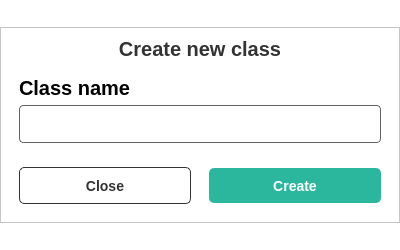
<?xml version="1.0" encoding="UTF-8"?>
<ui version="4.0">
 <class>CreateClassPopup</class>
 <widget class="QDialog" name="CreateClassPopup">
  <property name="geometry">
   <rect>
    <x>0</x>
    <y>0</y>
    <width>400</width>
    <height>250</height>
   </rect>
  </property>
  <property name="sizePolicy">
   <sizepolicy hsizetype="Preferred" vsizetype="Preferred">
    <horstretch>0</horstretch>
    <verstretch>0</verstretch>
   </sizepolicy>
  </property>
  <property name="windowTitle">
   <string>Dialog</string>
  </property>
  <property name="styleSheet">
   <string notr="true">background-color: rgb(255, 255, 255);</string>
  </property>
  <layout class="QVBoxLayout" name="verticalLayout">
   <property name="spacing">
    <number>0</number>
   </property>
   <property name="leftMargin">
    <number>0</number>
   </property>
   <property name="topMargin">
    <number>0</number>
   </property>
   <property name="rightMargin">
    <number>0</number>
   </property>
   <property name="bottomMargin">
    <number>0</number>
   </property>
   <item>
    <widget class="QFrame" name="backgroundFrame">
     <property name="sizePolicy">
      <sizepolicy hsizetype="Preferred" vsizetype="Fixed">
       <horstretch>0</horstretch>
       <verstretch>0</verstretch>
      </sizepolicy>
     </property>
     <property name="styleSheet">
      <string notr="true">#backgroundFrame {
    background-color: white;
}
QLabel {
    color: #333;
    font-family: &quot;Segoe UI&quot;;
    font-size: 20px;
    font-weight: bold;
    border: none; }

QPushButton {
                                                    height: 35px;
                                                    padding: 0 16px;
                                                    background-color: #2ab79d;
                                                    color: white;
                                                    font-size: 14px;
                                                    font-weight: 600;
                                                    border: none;
                                                    border-radius: 5px;
                                                    }

                                                    QPushButton:hover {
                                                    background-color: #159079;
                                                    }
                                                

QPushButton:pressed {
    background-color: #044d40;
}</string>
     </property>
     <property name="frameShape">
      <enum>QFrame::Shape::StyledPanel</enum>
     </property>
     <property name="frameShadow">
      <enum>QFrame::Shadow::Raised</enum>
     </property>
     <layout class="QVBoxLayout" name="verticalLayout_2">
      <item>
       <widget class="QLabel" name="label">
        <property name="sizePolicy">
         <sizepolicy hsizetype="Preferred" vsizetype="Fixed">
          <horstretch>0</horstretch>
          <verstretch>0</verstretch>
         </sizepolicy>
        </property>
        <property name="text">
         <string>Create new class</string>
        </property>
        <property name="alignment">
         <set>Qt::AlignmentFlag::AlignCenter</set>
        </property>
       </widget>
      </item>
      <item>
       <widget class="QWidget" name="widget" native="true">
        <property name="sizePolicy">
         <sizepolicy hsizetype="Preferred" vsizetype="Fixed">
          <horstretch>0</horstretch>
          <verstretch>0</verstretch>
         </sizepolicy>
        </property>
        <property name="styleSheet">
         <string notr="true">QLabel{color : rgb(0,0,0);font: 600 8pt &quot;Segoe UI&quot;;}
QLineEdit {
                                                                height: 20px;
                                                                padding: 8px 10px;
                                                                font-size: 14px;
                                                                color: #111;
                                                                border: 1px solid rgb(99, 99, 99);
                                                                background: #fff;
                                                                border-radius: 4px;
                                                                }
QLineEdit:focus {
border: 1.5px solid #2ab79d;}</string>
        </property>
        <layout class="QVBoxLayout" name="verticalLayout_3">
         <property name="spacing">
          <number>5</number>
         </property>
         <item>
          <widget class="QLabel" name="label_2">
           <property name="sizePolicy">
            <sizepolicy hsizetype="Preferred" vsizetype="Fixed">
             <horstretch>0</horstretch>
             <verstretch>0</verstretch>
            </sizepolicy>
           </property>
           <property name="text">
            <string>Class name</string>
           </property>
          </widget>
         </item>
         <item>
          <widget class="QLineEdit" name="class_name_input"/>
         </item>
        </layout>
       </widget>
      </item>
      <item>
       <widget class="QWidget" name="widget_2" native="true">
        <property name="sizePolicy">
         <sizepolicy hsizetype="Preferred" vsizetype="Fixed">
          <horstretch>0</horstretch>
          <verstretch>0</verstretch>
         </sizepolicy>
        </property>
        <layout class="QHBoxLayout" name="horizontalLayout_2">
         <property name="spacing">
          <number>18</number>
         </property>
         <item>
          <widget class="QPushButton" name="btn_close">
           <property name="cursor">
            <cursorShape>PointingHandCursor</cursorShape>
           </property>
           <property name="styleSheet">
            <string notr="true">#btn_close{background-color: rgb(255, 255, 255);
color: #333;
border: 1px solid #333;
border-radius: 5px
}

#btn_close:hover{
	background-color: rgba(51, 51, 51, 30);
}

#btn_close:pressed{
	background-color: rgba(51, 51, 51, 80);
}
</string>
           </property>
           <property name="text">
            <string>Close</string>
           </property>
          </widget>
         </item>
         <item>
          <widget class="QPushButton" name="btn_create">
           <property name="cursor">
            <cursorShape>PointingHandCursor</cursorShape>
           </property>
           <property name="text">
            <string>Create</string>
           </property>
          </widget>
         </item>
        </layout>
       </widget>
      </item>
     </layout>
    </widget>
   </item>
  </layout>
 </widget>
 <resources/>
 <connections/>
</ui>
